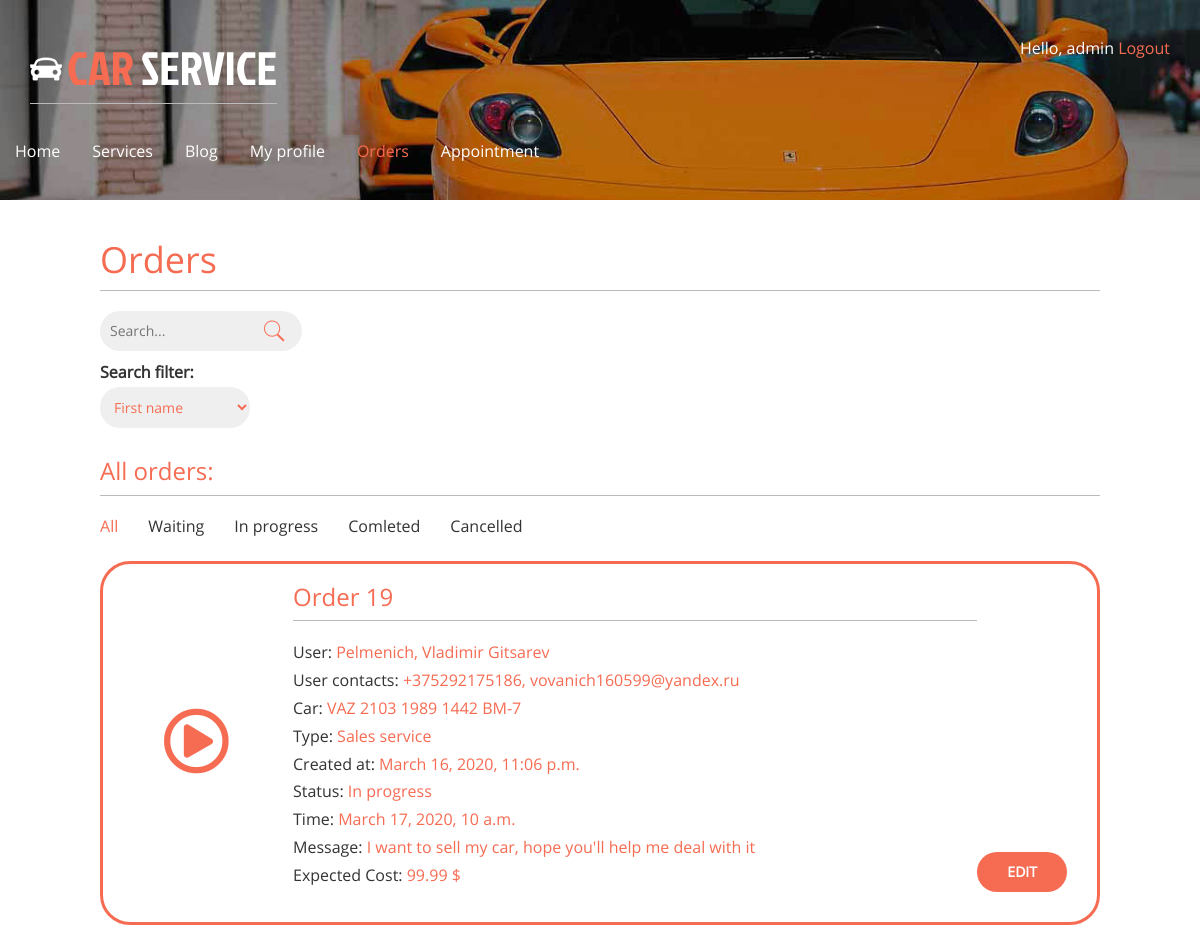
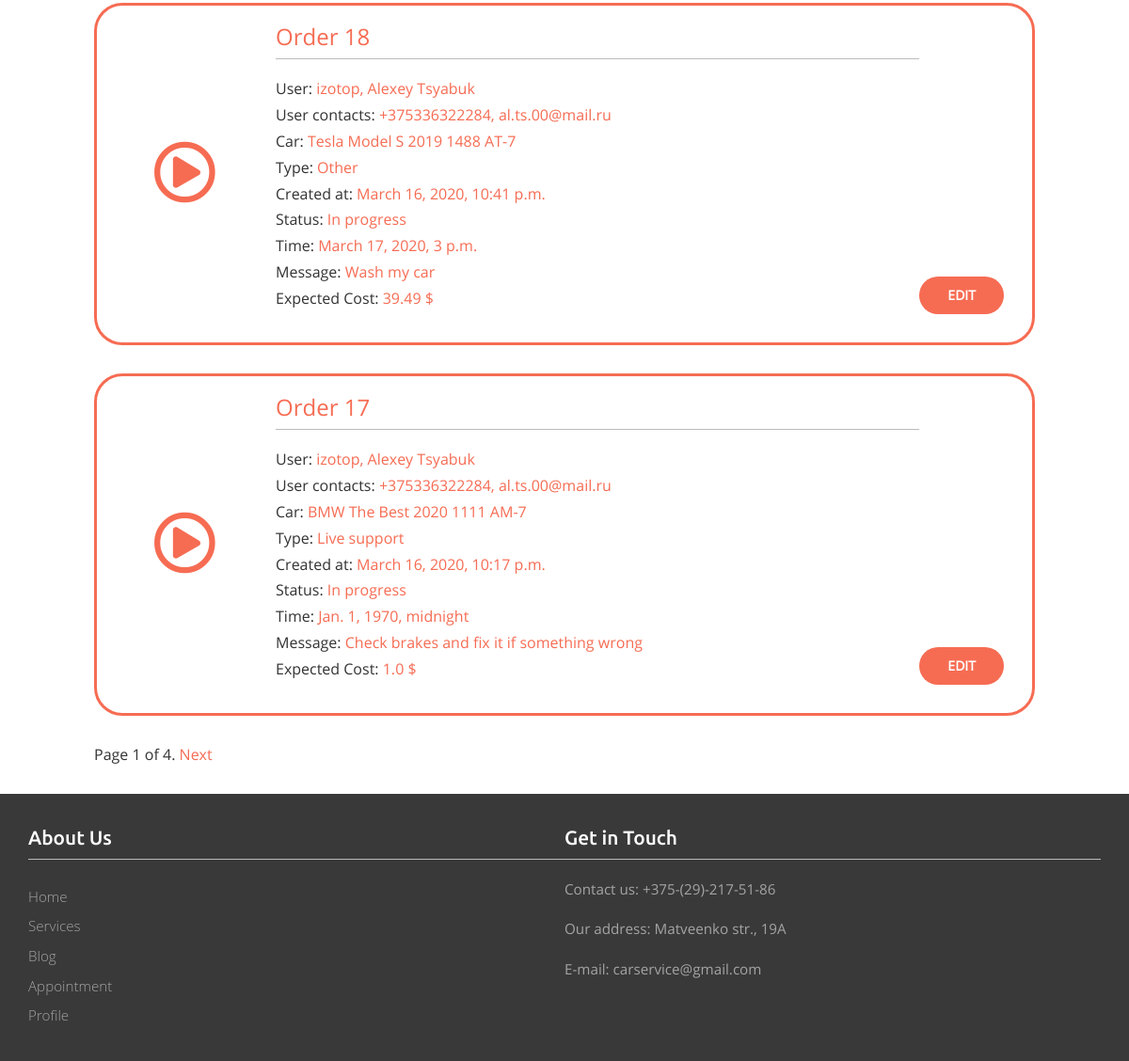
Screenshot of /orders/ (signed in) with the database file from the repository (2 pictures, top to bottom).
### orders/models.py (models this page shows)
class Order(models.Model):
    WORK_TYPE_CHOICES = [
        ('Live support','Live support'),
        ('Repair service', 'Repair service'),
        ('Complete care', 'Complete care'),
        ('Spare parts', 'Spare parts'),
        ('Sales service', 'Sales service'),
        ('Tyre service', 'Tyre service'),
        ('Other', 'Other')
    ]
    STATUS_CHOICES = (
        ('Waiting', 'Waiting'),
        ('In progress', 'In progress'),
        ('Completed', 'Completed'),
        ('Cancelled', 'Canceled'),
    )
    user = models.ForeignKey(User, on_delete=models.CASCADE, related_name='orders')
    profile = models.ForeignKey(Profile, on_delete=models.CASCADE, related_name='user_orders')
    date = models.ForeignKey(OrderDate, on_delete=models.CASCADE, default=1, related_name='order_dates')
    car = models.ForeignKey(Car, on_delete=models.CASCADE, related_name='cars')
    type = models.CharField(choices=WORK_TYPE_CHOICES, max_length=50, default='Other')
    created_at = models.DateTimeField(auto_now_add=True)
    closed_at = models.DateTimeField(null=True)
    status = models.CharField(choices=STATUS_CHOICES, max_length=50, default='Waiting')
    price = models.FloatField(null=True)
    message = models.TextField(max_length=250)

class OrderDate(models.Model):
    ORDER_DATE_CHOICES = [
        ('09:00', '09:00:00'),
        ('10:00', '10:00:00'),
        ('11:00', '11:00:00'),
        ('12:00', '12:00:00'),
        ('13:00', '13:00:00'),
        ('14:00', '14:00:00'),
        ('15:00', '15:00:00'),
        ('16:00', '16:00:00')
    ]
    order_id = models.IntegerField()
    date = models.DateField()
    time = models.TimeField()

### account/models.py (models this page shows, shortened)
class Profile(models.Model):
    user = models.OneToOneField(settings.AUTH_USER_MODEL, on_delete=models.CASCADE)
    date_of_birth = models.DateField(blank=True, null=True)
    photo = models.ImageField(upload_to='users/%Y/%m/%d/', blank=True)
    phone = models.CharField(blank=True, max_length=20)
    address = models.CharField(blank=True, max_length=100)

class Car(models.Model):
    user = models.ForeignKey(User, on_delete=models.CASCADE, related_name='car')
    make = models.CharField(max_length=50)
    model = models.CharField(max_length=100)
    year = models.IntegerField()
    vin = models.CharField(max_length=10)

### orders/views.py (the view, shortened to what this page needs)
# urls.py: path('orders/', include('orders.urls')),
@login_required
def orders(request):
    if request.user.is_superuser:
        object_list = Order.objects.order_by('-created_at')
    else:
        object_list = request.user.orders.all().order_by('-created_at')
    filter = request.GET.get('filter')
    filter_values = {'waiting':'Waiting', 'in-progress':'In progress', 'completed':'Completed', 'cancelled':'Cancelled'}
    if filter:
        object_list = object_list.filter(status=filter_values[filter])
    query = request.GET.get('query')
    search = request.GET.get('search')
    paginator = Paginator(object_list, 3) # По 3 статьи на каждой странице.
    page = request.GET.get('page')
    try:
        orders = paginator.page(page)
        print('Orders:', orders.object_list)
    except PageNotAnInteger:        # Если страница не является целым числом, возвращаем первую страницу.
        orders = paginator.page(1)
        print('PgNotInt:', orders)
    except EmptyPage:        # Если номер страницы больше, чем общее количество страниц, возвращаем последнюю.
        orders = paginator.page(paginator.num_pages)
        print('EmptPg:', orders)
    return render(request, 'orders.html', {'section':'orders', 'orders':orders, 'page':page, 'filter':filter, 'search':request.POST.get('search-filter'), 'query':request.POST.get('query')})

### orders/templates/orders.html (shortened to what this page needs)
{% extends "base.html" %}
{% load static %}
{% block content %}
<h1>Orders</h1>
<div class="search">
    <form method="POST">
       <input type="text" value="" name="query" placeholder="Search...">
       <input type="submit" value="">
        <label for="search-filter">Search filter:</label>
        <select name="search-filter" id="search-filter">
            {% if request.user.is_staff%}
            <option value="First name">First name</option>
            {% endif %}
        </select>
    </form>
</div>
{% if request.user.is_staff %}
<h3>All orders:</h3>
{% else %}
<div class="new-order">
<p>Make a new appointment:</p>
<a href="appointment" class="button">Make an appointment</a>
</div>
<h3>My orders:</h3>
{% endif %}
<div class="collapse navbar-collapse nav-wil" id="bs-example-navbar-collapse-1">
    <ul class="nav navbar-nav nav-filter">
        <li {% if not filter %} class="active"{% endif %}><a href="/orders/">All</a></li>
        <li {% if filter == 'waiting' %} class="active"{% endif %}><a href="/orders/?filter=waiting">Waiting</a></li>
        <li {% if filter == 'in-progress' %} class="active"{% endif %}><a href="/orders/?filter=in-progress">In progress</a></li>
        <li {% if filter == 'completed' %} class="active"{% endif %}><a href="/orders/?filter=completed">Comleted</a></li>
        <li {% if filter == 'cancelled' %} class="active"{% endif %}><a href="/orders/?filter=cancelled"">Cancelled</a></li>
    </ul>
</div>
{% if orders.object_list.count %}
{% for order in orders.object_list%}
<div class="order">
    <div>
        {% if order.status == 'Cancelled' %}
        <i class="far fa-times-circle"></i>
        {% elif order.status == 'Completed' %}
        <i class="far fa-check-circle"></i>
        {% elif order.status == 'Waiting' %}
        <i class="far fa-clock"></i>
        {% elif order.status == 'In progress'%}
        <i class="far fa-play-circle"></i>
        {% endif %}
    </div>
    <div style="flex-grow: 1;">
        <h3>Order {{order.id}}</h3>
        {% if request.user.is_staff %}
        <p>User: <span>{{order.user}}, {{order.user.first_name}} {{order.user.last_name}}</span></p>
        <p>User contacts: <span> {{order.profile.phone}}, {{order.user.email}} </span></p>
        {% endif %}
        <p>Car: <span>{{order.car.make}} {{order.car.model}} {{order.car.year}} {{order.car.vin}}</span></p>
        <p>Type: <span>{{order.type}}</span></p>
        <p>Created at: <span>{{order.created_at}}</span></p>
        <p>Status: <span>{{order.status}}</span></p>
        <p>Time: <span>{{order.date.date}},  {{order.date.time}}</span></p>
        <p>Message: <span> {{order.message}}</span></p>
        {% if order.closed_at and order.status != 'Cancelled' %}
        <p>Price: <span>{{order.price}} $</span></p>
        <p>Closed at: <span>{{order.closed_at}}</span> </p>
        {% elif order.status == 'In progress' %}
        <p>Expected Cost: <span>{{order.price}} $</span></p>
        {% endif %}
    </div>
    {% if request.user.is_staff and order.status == 'In progress' or request.user.is_staff and order.status == 'Waiting' %}
    <div style="align-self: flex-end; justify-content:space-between;">
        <a href="edit/{{order.id}}" class="button">Edit</a>
    </div>
    {% endif %}
</div>
{% endfor %}
{% else %}
<p>There are no orders.</p>
{% endif %}
{% include "pagination.html" with page=orders %}
{% endblock %}

### account/templates/base.html (shortened to what this page needs)
{% load static %}
<!DOCTYPE html>
<html>
    <head>
        <link href="{% static "css/bootstrap.css" %}" rel='stylesheet' type='text/css' />
        <link href="{% static "css/style.css" %}" rel='stylesheet' type='text/css' />
        <link href="{% static "css/font-awesome/css/all.css" %}" rel="stylesheet" type='text/css'/>
    </head>
    <body>
        <div class="banner banner2">
            <div class="container">
                <div class="header">
                    <div class="logo">
                        <h1><a href="{% url "main" %}"><img src="{% static "images/car.png" %}" alt=""/>CAR <span>SERVICE</span></a></h1>
                    </div>
                    <div class="top_details">
                        <p>
                            {% if request.user.is_authenticated %}
                             Hello, {{ request.user.username }}<a href="{% url "logout" %}"> Logout</a>
                            {% else %}<a href="{% url "login" %}">Log-in</a>{% endif %}
                        </p>
                    </div>
                    <div class="clearfix"></div>
                </div>
                <nav class="navbar navbar-default">
                    <div class="collapse navbar-collapse nav-wil" id="bs-example-navbar-collapse-1">
                        <ul class="nav navbar-nav">
                            <li {% if section == "main" %} class="active"{% endif %}><a href="/main/">Home</a></li>
                            <li {% if section == "services" %} class="active"{% endif %}><a href="{% url "services" %}">Services</a></li>
                            <li {% if section == "blog" %} class="active"{% endif %}><a href="/blog/">Blog</a></li>
                            <li {% if section == "profile" %} class="active"{% endif %}><a href="{% url "profile" %}">My profile</a></li>
                            <li {% if section == "orders" %} class="active"{% endif %}><a href="/orders/">Orders</a></li>
                            <li {% if section == "appointment" %} class="active"{% endif %}><a href="/orders/appointment">Appointment</a></li>
                        </ul>
                    </div>
                 </nav>
            </div>
        </div>
        <div id="content">
        {% block content %}{% endblock %}
        </div>
        <div class="footer2">
            <div class="container">
            <div class="ftr2-grids">
              <div class="col-md-6 ftr2-grid1">
                 <h3>About Us</h3>
                 <ul>
                    <li><a href="about.html">Home</a></li>
                    <li><a href="services.html">Services</a></li>
                    <li><a href="blog.html">Blog</a></li>
                    <li><a href="gallery.html">Appointment</a></li>
                    <li><a href="contact.html">Profile</a></li>
                 </ul>
             </div>
             <div class="col-md-6 ftr6-grid3">
                 <h3>Get in Touch</h3>
                <p>Contact us: +375-(29)-217-51-86</p>
                <p>Our address: Matveenko str., 19A</p>
                <p>E-mail: carservice@gmail.com</p>
             </div>
             <div class="clearfix"></div>
        </div>

### account/static/css/style.css (style rules this page uses)
h4, h5, h6, h1, h2, h3 { border-bottom:1px solid #bbb; padding:0 0 10px 0; margin:20px 0 20px 0; color:#f66c53; }
ul, ol { margin: 0; padding:0; }
p { margin: 5px 0px; font-size: 12pt; }
.navbar-nav { margin: -15px; margin-bottom: 10px; }
.nav-filter a { color: #333 !important; }
i { cursor: pointer; }
select { width: 15%; }
html, body { font-family: 'OpenSans-Regular'; font-size: 100%; background: #ffffff; }
.order { border-radius: 30px; border: solid 3px #f66c53; padding: 0px 30px 30px 30px; margin-bottom: 30px; background-clip: padding-box; display: flex; flex-direction: row; align-items: center; }
.order i { width: 100px; height: 100px; font-size: 50pt; padding-top: 30px; color: #f66c53; margin: 0px 30px; }
.info span, .car span, .order span, .edit-order span, .search span { color:#f66c53; }
h1 { border-bottom:1px solid #bbb; padding:0 0 10px 0; margin:10px 0 20px 0; color:#f66c53; }
input[type=submit], button, a.button { font-weight:bold; background:#f66c53; color:#fff; padding: 10px 30px; font-size:14px; text-transform:uppercase; border: 0; border-radius: 20px; margin: 0px 0px; }
#content { padding: 30px 100px ; }
form { overflow:auto; }
label { float:left; clear:both; color:#333; margin-bottom:4px; }
input[type="text"], input[type="password"], input[type="email"], input[type="file"], input[type="number"], textarea, select { clear:both; float:left; margin:0 0 10px; background:#efefef; border:0; font-size:14px; border-radius: 20px; padding: 10px 10px; border: 0px solid #f66c53; color:#f66c53; }
body a { transition:0.5s all; -webkit-transition:0.5s all; -moz-transition:0.5s all; -o-transition:0.5s all; -ms-transition:0.5s all; text-decoration: none; color: #f66c53; }
.banner { background:url(../images/bg3.jpg) no-repeat 0px -120px; background-size:cover; min-height:800px; }
.header { margin-top:2em; }
.logo { float:left; }
.logo h1 a { color:#F66C53; text-decoration:none; font-family:'JockeyOne-Regular'; font-size:1.3em; }
.logo h1 a img { margin-right:5px; vertical-align:initial; }
.logo h1 a span { color:#fff; }
.top_details { float:right; }
.top_details p { color:#fff; margin-bottom:0.5em; }
.search { border-radius: 3px; }
.search input[type="submit"] { background: url('../images/search1.png') no-repeat 0px 8px; border: none; cursor: pointer; position: absolute; margin-left: -40px; }
.navbar-default { background:none; border:none; }
.navbar-default ul li { display:inline-block; }
.navbar-default ul li a { display:block; color:#fff; text-decoration:none; padding:0 2em 0 0; }
ul.navbar-nav li.active a { background:none!important; color:#F66C53!important; }
.navbar-default .navbar-nav > li > a { color:#fff; }
.navbar-collapse { padding:0; }
.navbar { margin:2em 0; }
.footer2 { background:#393939; padding-bottom: 1em; }
.ftr2-grid1 { padding:1em 0; }
.ftr6-grid3 { padding: 1em 0; }
.ftr2-grid1 h3 { color:#fff; font-size:1.3em; font-weight:300; font-family: 'Ubuntu-Medium'; }
.ftr2-grid1 ul { margin:1.5em 0 0em 0; }
.ftr2-grid1 ul li { display:block; }
.ftr2-grid1 ul li a { display:block; padding:5px 0; color:#a4a4a4; font-size:0.95em; font-weight:300; text-decoration:none; font-family: 'Open Sans', sans-serif; }
.ftr6-grid3 h3 { color: #fff; font-size: 1.3em; font-family: 'Ubuntu-Medium'; }
.ftr6-grid3 p { margin-top:1.3em; color:#a4a4a4; font-size:0.95em; line-height:1.5em; }
.banner2 { background: url(../images/bg3.jpg) no-repeat 0px -375px; background-size: cover; min-height: 200px; max-height: 200px; }
.button { font-size: 0.85em; margin-top: 5px; padding: 10px 15px; display: inline-block; background:#F66C53; color: #FFF; outline: 0; }

### rows the page displays
Order: id "19", user "Pelmenich", user.first_name "Vladimir", user.last_name "Gitsarev", profile.phone "+375292175186", user.email "vovanich160599@yandex.ru", car.make "VAZ", car.model "2103", car.year "1989", car.vin "1442 BM-7", type "Sales service", created_at "March 16, 2020, 11:06 p.m.", status "In progress", date "March 17, 2020", date.time "10 a.m.", message "I want to sell my car, hope you'll help me deal with it", price "99.99"
Order: id "18", user "izotop", user.first_name "Alexey", user.last_name "Tsyabuk", profile.phone "+375336322284", user.email "al.ts.00@mail.ru", car.make "Tesla", car.model "Model S", car.year "2019", car.vin "1488 AT-7", type "Other", created_at "March 16, 2020, 10:41 p.m.", status "In progress", date "March 17, 2020", date.time "3 p.m.", message "Wash my car", price "39.49"
Order: id "17", user "izotop", user.first_name "Alexey", user.last_name "Tsyabuk", profile.phone "+375336322284", user.email "al.ts.00@mail.ru", car.make "BMW", car.model "The Best", car.year "2020", car.vin "1111 AM-7", type "Live support", created_at "March 16, 2020, 10:17 p.m.", status "In progress", date "Jan. 1, 1970", date.time "midnight", message "Check brakes and fix it if something wrong", price "1.0"

### other values shown
{{ request.user.username }} "admin"
{{ page.number }} "1"
{{ page.paginator.num_pages }} "4"
